Frame 1 (no input): blank canvas, image omitted
Frame 60 (the mouse pressed at the canvas centre just before this capture): blank canvas, image omitted
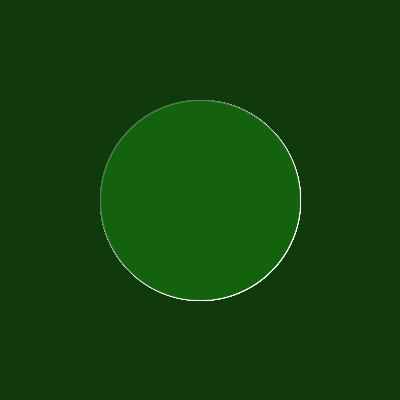
Frame 120 (the mouse held since frame 60 and released just before this capture)

The Processing sketch whose frames 1 and 60 were blank and that drew this single picture after the mouse press (run headless with seeded random() and noise(); from frame 60 on, the mouse is pressed at the canvas centre):

// Processing sketch: processing_60549
// ── processing_60549.pde

void setup()
 
{size(400, 400);
  smooth();
  rectMode(CENTER);
  background(16,57,12);}
  
 
void draw()
 
{if(mousePressed)
 
{stroke(250,66);
    fill(20,98,14);
 ellipse(width/2, height/2, mouseX, mouseY);}
   
 else
  
 {stroke(#FFFFFF,15);
noFill ();
    ellipse(width/2, height/2,mouseX,mouseY);}}
